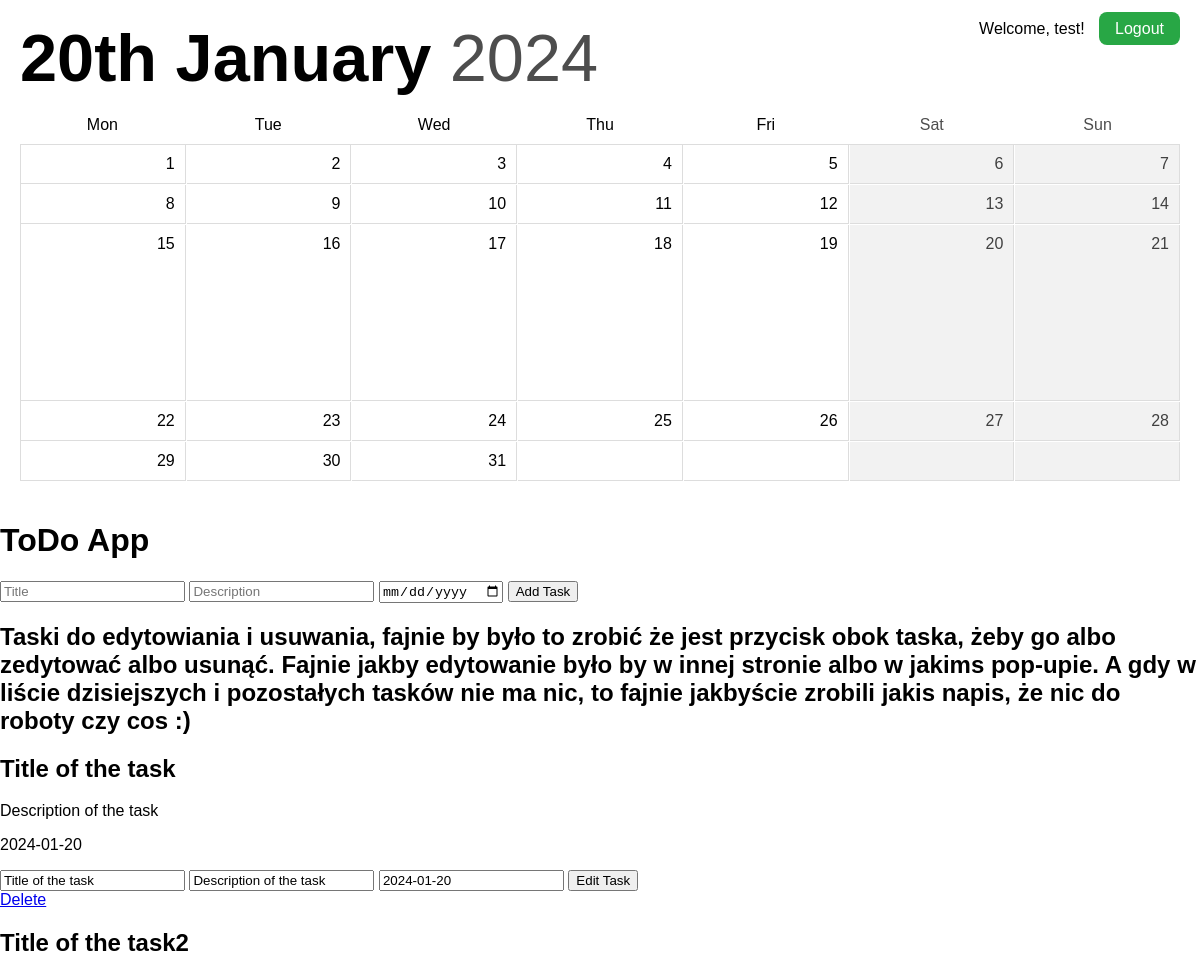
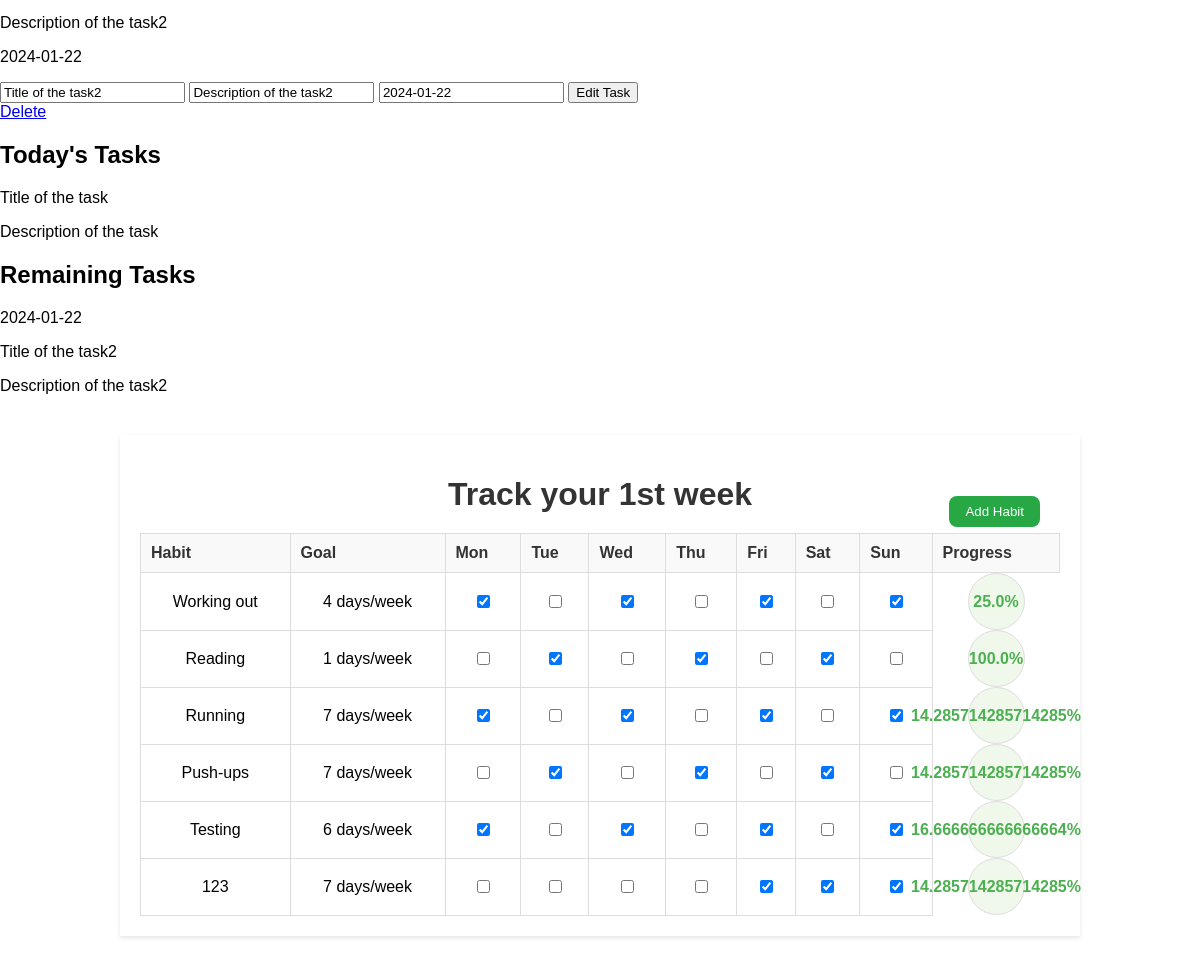
Screenshot of / (signed in) with the database file from the repository (2 pictures, top to bottom).
### app.py (models this page shows)
class User(db.Model):
    id = db.Column(db.Integer, primary_key=True)
    username = db.Column(db.String(80), unique=True, nullable=False)
    password = db.Column(db.String(120), nullable=False)

class Task(db.Model):
    id = db.Column(db.Integer, primary_key=True)
    title = db.Column(db.String(80), nullable=False)
    description = db.Column(db.String(200), nullable=False)
    day = db.Column(db.String(20), nullable=False)
    user_id = db.Column(db.Integer, db.ForeignKey('user.id'), nullable=False)
    user = db.relationship('User', backref=db.backref('tasks', lazy=True))

class Habit(db.Model):
    id = db.Column(db.Integer, primary_key=True)
    habit_name = db.Column(db.String(100), nullable=False)
    goal_days = db.Column(db.Integer, nullable=False)
    user_id = db.Column(db.Integer, db.ForeignKey('user.id'), nullable=False)
    user = db.relationship('User', backref=db.backref('habits', lazy=True))

### app.py (the view)
@app.route('/')
def home():
    if 'user_id' not in session:
        return redirect(url_for('login'))
    user_id = session['user_id']
    user = User.query.get(user_id)
    if user:
        calendar_data = generate_calendar_data()
        habits = Habit.query.filter_by(user_id=user.id).all()
        habit_logs = HabitLog.query.filter(
            HabitLog.habit_id.in_([habit.id for habit in habits]),
            db.extract('month', HabitLog.log_date) == datetime.datetime.now().month
        ).all()
        habit_tracking_data = {}
        for habit in habits:
            habit_logs_for_habit = [log for log in habit_logs if log.habit_id == habit.id]
            habit_tracking_data[habit.id] = {
                'habit_name': habit.habit_name,
                'goal_days': habit.goal_days,
                'logs': {log.log_date.day: log.progress for log in habit_logs_for_habit}
            }
        now = datetime.datetime.now()
        formatted_date = f"{ordinal(now.day)} {now.strftime('%B')}"
        current_year = f"{now.strftime('%Y')}"
        checkbox_states = get_checkbox_states(user.id)
        tasks = Task.query.filter_by(user_id=user.id).all()
        today = datetime.datetime.today().date()
        tasks_today = Task.query.filter_by(user_id=user.id, day=today).all()
        tasks_remaining = Task.query.filter(Task.user_id == user.id, Task.day > today).all()
        return render_template('index.html', user=user, calendar_data=calendar_data,
                               formatted_date=formatted_date, current_year=current_year, username=user.username,
                               habits=habits, habit_tracking_data=habit_tracking_data, checkbox_states=checkbox_states,
                               tasks=tasks, tasks_today=tasks_today, tasks_remaining=tasks_remaining)
    else:
        return redirect(url_for('login'))

### app.py (called while the page is built)
def generate_calendar_data(year=None, month=None):
    now = datetime.datetime.now()
    current_year = year or now.year
    current_month = month or now.month
    _, days_in_month = calendar.monthrange(current_year, current_month)
    first_day_of_month = datetime.date(current_year, current_month, 1)
    first_day_of_week = first_day_of_month.weekday()
    leading_empty_cells = first_day_of_week
    calendar_grid = [None] * leading_empty_cells + list(range(1, days_in_month + 1))
    trailing_empty_cells = (7 - (len(calendar_grid) % 7)) % 7
    calendar_grid += [None] * trailing_empty_cells
    calendar_grid_2d = [calendar_grid[i:i+7] for i in range(0, len(calendar_grid), 7)]
    calendar_data = {
        'current_date': now.strftime("%B %Y"),
        'days_in_month': calendar_grid_2d,
        'current_day': now.day,
    }
    return calendar_data

def ordinal(number):
    if 10 <= number % 100 <= 20:
        suffix = 'th'
    else:
        suffix = {1: 'st', 2: 'nd', 3: 'rd'}.get(number % 10, 'th')
    return f"{number}{suffix}"

def get_checkbox_states(user_id):
    checkbox_states = {}
    habit_logs = HabitLog.query.join(Habit).filter(Habit.user_id == user_id).all()
    for log in habit_logs:
        checkbox_states[(log.habit_id, log.day_index)] = log.checked
    return checkbox_states

### templates/index.html (shortened to what this page needs)
<!DOCTYPE html>
<html lang="en">
<head>
        <link rel="stylesheet" href="../static/style.css">
</head>
<body>
    <div id="top-bar">
        <div id="date">
            <span class="formatted-date">{{ formatted_date }}</span>
            <span class="current-year">{{ current_year }}</span>
        </div>
        <div id="account">
            {% if username %}
            <span class="username">Welcome, {{ username }}!</span>
            <a href="{{ url_for('logout') }}" class="logout-button">Logout</a>
            {% endif %}
        </div>
    </div>
    <div id="calendar">
        <div id="weekdays">
            <div class="name">Mon</div>
            <div class="name">Tue</div>
            <div class="name">Wed</div>
            <div class="name">Thu</div>
            <div class="name">Fri</div>
            <div class="weekend">Sat</div>
            <div class="weekend">Sun</div>
        </div>
        <div id="month-view">
            {% for week in calendar_data.days_in_month %}
            {% for day in week %}
            {% if day %}
            {% if day == calendar_data.current_day %}
            <div class="day current-day">{{ day }}</div>
            {% else %}
            <div class="day">{{ day }}</div>
            {% endif %}
            {% else %}
            <div class="day"></div>
            {% endif %}
            {% endfor %}
            {% endfor %}
        </div>
    </div>
    <h1>ToDo App</h1>
    <form method="POST" action="/add_task">
        <input type="text" name="title" placeholder="Title">
        <input type="text" name="description" placeholder="Description">
        <input type="date" name="day">
        <input type="submit" value="Add Task">
    </form>
    <h2>Taski do edytowiania i usuwania, fajnie by było to zrobić że jest przycisk obok taska, żeby go albo zedytować
        albo usunąć. Fajnie jakby edytowanie było by w innej stronie albo w jakims pop-upie. A gdy w liście dzisiejszych
        i pozostałych tasków nie ma nic, to fajnie jakbyście zrobili jakis napis, że nic do roboty czy cos :)</h2>
    {% for task in tasks %}
    <div>
        <h2>{{ task.title }}</h2>
        <p>{{ task.description }}</p>
        <p>{{ task.day }}</p>
        <form method="POST" action="/edit_task/{{ task.id }}">
            <input type="text" name="title" value="{{ task.title }}">
            <input type="text" name="description" value="{{ task.description }}">
            <input type="text" name="day" value="{{ task.day }}">
            <input type="submit" value="Edit Task">
        </form>
        <a href="/delete_task/{{ task.id }}">Delete</a>
    </div>
    {% endfor %}
    <h2>Today's Tasks</h2>
        {% for task in tasks_today %}
            <p>{{ task.title }}</p>
            <p>{{ task.description }}</p>
        {% endfor %}
    <h2>Remaining Tasks</h2>
        {% for task in tasks_remaining %}
            <p>{{ task.day }}</p>
            <p>{{ task.title }}</p>
            <p>{{ task.description }}</p>
        {% endfor %}
    <div class="tracker-container">
        <header>
            <h1>Track your 1st week</h1>
            <button class="addHabitButton">Add Habit</button>
        </header>
        <table class="habit-tracker">
            <thead>
              <tr>
                <th>Habit</th>
                <th>Goal</th>
                {% for day in ['Mon', 'Tue', 'Wed', 'Thu', 'Fri', 'Sat', 'Sun'] %}
                  <th>{{ day }}</th>
                {% endfor %}
                <th>Progress</th>
              </tr>
            </thead>
            <tbody>
              {% for habit in habits %}
                <tr>
                    <td>{{ habit.habit_name }}</td>
                    <td>{{ habit.goal_days }} days/week</td>
                    {% for day in ['Mon', 'Tue', 'Wed', 'Thu', 'Fri', 'Sat', 'Sun'] %}
                        <td>
                           <input
                               type="checkbox"
                               data-habit-id="{{ habit.id }}"
                               data-day-index="{{ loop.index }}"
                               {% if (habit.id, loop.index) in checkbox_states and checkbox_states[(habit.id, loop.index)] %}checked{% endif %}
                           >
                        </td>
                    {% endfor %}
                    <td class="progress habit-{{ habit.id }}-progress">{{ habit_tracking_data[habit.id]['logs']|length / habit.goal_days * 100 }}%</td>
                </tr>
            </tbody>
          {% endfor %}
        </table>
    </div>
</body>
</html>

### static/style.css (style rules this page uses)
#date { font-family: 'SFR', sans-serif; font-size: 50pt; }
.formatted-date { font-weight: 700; }
.current-year { font-weight: 100; color: #4d4d4d }
body { margin: 0; font-family: 'SFP', sans-serif; }
#top-bar { color: black; text-align: left; margin: 20px 20px 0px 20px; }
#account { position: absolute; top: 20px; right: 20px; }
.username { margin-right: 10px; }
.logout-button { text-decoration: none; background-color: #28a745; color: #fff; border: none; padding: 8px 16px; border-radius: 8px; cursor: pointer; }
#calendar { width: 100%; display: flex; flex-direction: column; text-align: right; }
.weekend { font-weight: 100; color: #4d4d4d; }
#weekdays { display: grid; grid-template-columns: repeat(7, 1fr); gap: 1px; margin: 20px 20px -10px 20px; text-align: center; }
#month-view { display: grid; grid-template-columns: repeat(7, 1fr); gap: 1px; margin: 20px; border-left: 1px solid #ddd; border-top: 1px solid #ddd; }
.day, .current-day { width: 100%; padding: 10px; cursor: pointer; box-sizing: border-box; position: relative; border-right: 1px solid #ddd; border-bottom: 1px solid #ddd; }
.current-day { background-color: #ffc299; height: 0; padding-bottom: 100%; position: relative; font-weight: 500; }
#month-view .day:nth-child(6), #month-view .day:nth-child(7), #month-view .day:nth-child(13), #month-view .day:nth-child(14), #month-view .day:nth-child(20), #month-view .day:nth-child(21), #month-view .day:nth-child(27), #month-view .day:nth-child(28), #month-view .day:nth-child(34), #month-view .day:nth-child(35) { background-color: #f2f2f2; color: #404040; }
.tracker-container { width: 80%; margin: 40px auto; background-color: #fff; box-shadow: 0 2px 4px rgba(0, 0, 0, 0.1); padding: 20px; box-sizing: border-box; }
header h1 { color: #333; text-align: center; margin-bottom: 20px; }
header { position: relative; }
.habit-tracker { width: 100%; border-collapse: collapse; }
.habit-tracker thead th { background-color: #f9f9f9; color: #333; padding: 10px; text-align: left; }
.habit-tracker th, .habit-tracker td { border: 1px solid #ddd; padding: 10px; text-align: center; }
input[type="checkbox"] { cursor: pointer; }
.habit-tracker td { text-align: center; }
.progress { width: 35px; height: 35px; border-radius: 50%; background-color: #eff8eb; display: flex; align-items: center; justify-content: center; font-weight: bold; color: #4CAF50; margin: auto; }
.addHabitButton { position: absolute; top: 20px; right: 20px; align: right text-decoration: none; background-color: #28a745; color: #fff; border: none; padding: 8px 16px; border-radius: 8px; cursor: pointer; }

### rows the page displays
User: username "test"
Task: title "Title of the task", description "Description of the task", day "2024-01-20"
Task: title "Title of the task2", description "Description of the task2", day "2024-01-22"
Habit: habit_name "Working out", goal_days "4", id "☑" "☑" "☑" "☑", habit_tracking_data "25.0"
Habit: habit_name "Reading", goal_days "1", id "☑" "☑" "☑", habit_tracking_data "100.0"
Habit: habit_name "Running", goal_days "7", id "☑" "☑" "☑" "☑", habit_tracking_data "14.285714285714285"
Habit: habit_name "Push-ups", goal_days "7", id "☑" "☑" "☑", habit_tracking_data "14.285714285714285"
Habit: habit_name "Testing", goal_days "6", id "☑" "☑" "☑" "☑", habit_tracking_data "16.666666666666664"
Habit: habit_name "123", goal_days "7", id "☑" "☑" "☑", habit_tracking_data "14.285714285714285"

### other values shown
{{ current_year }} "2024"
{{ day }} "1" "2" "3" "4" "5" "6" "7" "8" "9" "10" "11" "12" "13" "14" "15" "16" "17" "18" "19" "21" "22" "23" "24" "25" "26" "27" "28" "29" "30" "31"
{{ day }} "20"
{{ day }} "Mon" "Tue" "Wed" "Thu" "Fri" "Sat" "Sun"
